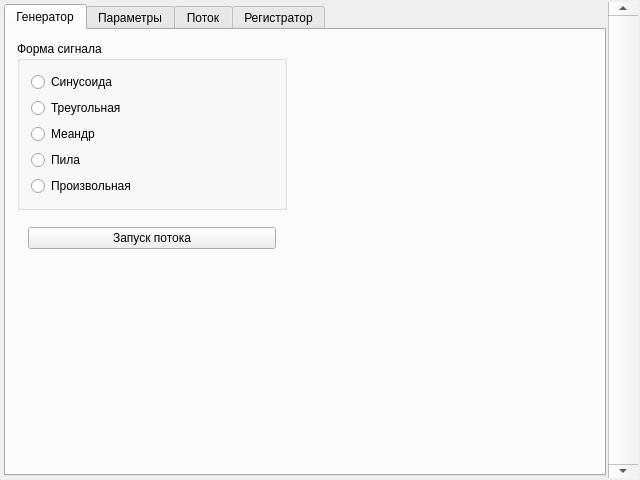
<?xml version="1.0" encoding="UTF-8"?>
<ui version="4.0">
 <class>MainWindow</class>
 <widget class="QMainWindow" name="MainWindow">
  <property name="geometry">
   <rect>
    <x>0</x>
    <y>0</y>
    <width>640</width>
    <height>480</height>
   </rect>
  </property>
  <property name="minimumSize">
   <size>
    <width>640</width>
    <height>480</height>
   </size>
  </property>
  <property name="maximumSize">
   <size>
    <width>640</width>
    <height>480</height>
   </size>
  </property>
  <property name="windowTitle">
   <string>IEC61850-9.2LE Software Generator</string>
  </property>
  <property name="styleSheet">
   <string notr="true">QScrollBar:vertical {min-width: 30px;}</string>
  </property>
  <widget class="QWidget" name="centralWidget">
   <layout class="QGridLayout" name="gridLayout_14">
    <property name="leftMargin">
     <number>2</number>
    </property>
    <property name="topMargin">
     <number>2</number>
    </property>
    <property name="rightMargin">
     <number>2</number>
    </property>
    <property name="bottomMargin">
     <number>2</number>
    </property>
    <item row="0" column="0">
     <widget class="QScrollArea" name="scrollArea">
      <property name="frameShape">
       <enum>QFrame::NoFrame</enum>
      </property>
      <property name="verticalScrollBarPolicy">
       <enum>Qt::ScrollBarAlwaysOn</enum>
      </property>
      <property name="widgetResizable">
       <bool>true</bool>
      </property>
      <widget class="QWidget" name="scrollAreaWidgetContents">
       <property name="geometry">
        <rect>
         <x>0</x>
         <y>0</y>
         <width>606</width>
         <height>476</height>
        </rect>
       </property>
       <layout class="QGridLayout" name="gridLayout_13">
        <property name="leftMargin">
         <number>2</number>
        </property>
        <property name="topMargin">
         <number>2</number>
        </property>
        <property name="rightMargin">
         <number>2</number>
        </property>
        <property name="bottomMargin">
         <number>2</number>
        </property>
        <item row="0" column="0">
         <widget class="QTabWidget" name="tabWidget">
          <property name="currentIndex">
           <number>0</number>
          </property>
          <property name="iconSize">
           <size>
            <width>32</width>
            <height>32</height>
           </size>
          </property>
          <widget class="QWidget" name="tabGenerator">
           <attribute name="icon">
            <iconset resource="GenSv.qrc">
             <normaloff>:/GenSv/Resources/movies.ico</normaloff>:/GenSv/Resources/movies.ico</iconset>
           </attribute>
           <attribute name="title">
            <string>Генератор</string>
           </attribute>
           <layout class="QGridLayout" name="gridLayout_9">
            <item row="0" column="0">
             <widget class="QGroupBox" name="groupShape">
              <property name="title">
               <string>Форма сигнала</string>
              </property>
              <property name="flat">
               <bool>true</bool>
              </property>
              <layout class="QGridLayout" name="gridLayout_2">
               <item row="0" column="0">
                <widget class="QRadioButton" name="signalShapeSin">
                 <property name="sizePolicy">
                  <sizepolicy hsizetype="Minimum" vsizetype="Minimum">
                   <horstretch>0</horstretch>
                   <verstretch>0</verstretch>
                  </sizepolicy>
                 </property>
                 <property name="text">
                  <string>Синусоида</string>
                 </property>
                 <property name="iconSize">
                  <size>
                   <width>16</width>
                   <height>16</height>
                  </size>
                 </property>
                </widget>
               </item>
               <item row="1" column="0">
                <widget class="QRadioButton" name="signalShapeTriangle">
                 <property name="text">
                  <string>Треугольная</string>
                 </property>
                </widget>
               </item>
               <item row="2" column="0">
                <widget class="QRadioButton" name="signalShapeMeander">
                 <property name="text">
                  <string>Меандр</string>
                 </property>
                </widget>
               </item>
               <item row="3" column="0">
                <widget class="QRadioButton" name="signalShapeSaw">
                 <property name="text">
                  <string>Пила</string>
                 </property>
                </widget>
               </item>
               <item row="4" column="0">
                <widget class="QRadioButton" name="signalShapeDefined">
                 <property name="text">
                  <string>Произвольная</string>
                 </property>
                </widget>
               </item>
              </layout>
             </widget>
            </item>
            <item row="1" column="0">
             <widget class="QFrame" name="frame_2">
              <property name="frameShape">
               <enum>QFrame::NoFrame</enum>
              </property>
              <property name="frameShadow">
               <enum>QFrame::Raised</enum>
              </property>
              <layout class="QGridLayout" name="gridLayout_5">
               <item row="0" column="0">
                <widget class="QPushButton" name="genStartStop">
                 <property name="text">
                  <string>Запуск потока</string>
                 </property>
                 <property name="iconSize">
                  <size>
                   <width>32</width>
                   <height>32</height>
                  </size>
                 </property>
                </widget>
               </item>
              </layout>
             </widget>
            </item>
            <item row="2" column="0">
             <spacer name="verticalSpacer_2">
              <property name="orientation">
               <enum>Qt::Vertical</enum>
              </property>
              <property name="sizeHint" stdset="0">
               <size>
                <width>20</width>
                <height>226</height>
               </size>
              </property>
             </spacer>
            </item>
            <item row="0" column="1" rowspan="3">
             <widget class="QFrame" name="frameShape">
              <property name="minimumSize">
               <size>
                <width>300</width>
                <height>0</height>
               </size>
              </property>
              <property name="maximumSize">
               <size>
                <width>300</width>
                <height>16000</height>
               </size>
              </property>
              <property name="styleSheet">
               <string notr="true"/>
              </property>
              <property name="frameShape">
               <enum>QFrame::NoFrame</enum>
              </property>
              <property name="frameShadow">
               <enum>QFrame::Raised</enum>
              </property>
             </widget>
            </item>
           </layout>
          </widget>
          <widget class="QWidget" name="tabParameters">
           <attribute name="icon">
            <iconset resource="GenSv.qrc">
             <normaloff>:/GenSv/Resources/pencil_ruler.ico</normaloff>:/GenSv/Resources/pencil_ruler.ico</iconset>
           </attribute>
           <attribute name="title">
            <string>Параметры</string>
           </attribute>
           <layout class="QGridLayout" name="gridLayout_3">
            <item row="2" column="1">
             <spacer name="verticalSpacer_6">
              <property name="orientation">
               <enum>Qt::Vertical</enum>
              </property>
              <property name="sizeHint" stdset="0">
               <size>
                <width>20</width>
                <height>40</height>
               </size>
              </property>
             </spacer>
            </item>
            <item row="1" column="0">
             <spacer name="horizontalSpacer">
              <property name="orientation">
               <enum>Qt::Horizontal</enum>
              </property>
              <property name="sizeHint" stdset="0">
               <size>
                <width>40</width>
                <height>20</height>
               </size>
              </property>
             </spacer>
            </item>
            <item row="1" column="1">
             <widget class="QPushButton" name="bnApply">
              <property name="text">
               <string>Применить параметры</string>
              </property>
              <property name="icon">
               <iconset resource="GenSv.qrc">
                <normaloff>:/GenSv/Resources/external.ico</normaloff>:/GenSv/Resources/external.ico</iconset>
              </property>
              <property name="iconSize">
               <size>
                <width>32</width>
                <height>32</height>
               </size>
              </property>
             </widget>
            </item>
            <item row="1" column="2">
             <spacer name="horizontalSpacer_4">
              <property name="orientation">
               <enum>Qt::Horizontal</enum>
              </property>
              <property name="sizeHint" stdset="0">
               <size>
                <width>40</width>
                <height>20</height>
               </size>
              </property>
             </spacer>
            </item>
            <item row="0" column="0" colspan="3">
             <widget class="QTabWidget" name="tabWidget_2">
              <property name="styleSheet">
               <string notr="true">QTabBar::tab {
min-height: 32px;
min-width: 100px;
}</string>
              </property>
              <property name="tabShape">
               <enum>QTabWidget::Rounded</enum>
              </property>
              <property name="currentIndex">
               <number>0</number>
              </property>
              <property name="iconSize">
               <size>
                <width>32</width>
                <height>32</height>
               </size>
              </property>
              <property name="elideMode">
               <enum>Qt::ElideNone</enum>
              </property>
              <property name="documentMode">
               <bool>true</bool>
              </property>
              <property name="tabsClosable">
               <bool>false</bool>
              </property>
              <property name="movable">
               <bool>false</bool>
              </property>
              <widget class="QWidget" name="tab">
               <attribute name="title">
                <string>Амплитуда</string>
               </attribute>
               <layout class="QGridLayout" name="gridLayout_19">
                <item row="0" column="0">
                 <widget class="QGroupBox" name="groupAmplitude">
                  <property name="title">
                   <string>Амплитудные значения</string>
                  </property>
                  <property name="flat">
                   <bool>true</bool>
                  </property>
                  <layout class="QGridLayout" name="gridLayout_15">
                   <item row="0" column="0">
                    <widget class="QGroupBox" name="groupBox">
                     <property name="title">
                      <string>Напряжения</string>
                     </property>
                     <layout class="QGridLayout" name="gridLayout_10">
                      <item row="0" column="0">
                       <widget class="QLabel" name="label_11">
                        <property name="text">
                         <string>U&lt;sub&gt;A&lt;/sub&gt;</string>
                        </property>
                       </widget>
                      </item>
                      <item row="0" column="1">
                       <widget class="QLineEdit" name="signalAmplitudeUa">
                        <property name="sizePolicy">
                         <sizepolicy hsizetype="Expanding" vsizetype="Minimum">
                          <horstretch>0</horstretch>
                          <verstretch>0</verstretch>
                         </sizepolicy>
                        </property>
                       </widget>
                      </item>
                      <item row="0" column="2">
                       <widget class="QLabel" name="label_21">
                        <property name="text">
                         <string>В  </string>
                        </property>
                       </widget>
                      </item>
                      <item row="1" column="0">
                       <widget class="QLabel" name="label_12">
                        <property name="text">
                         <string>U&lt;sub&gt;B&lt;/sub&gt;</string>
                        </property>
                       </widget>
                      </item>
                      <item row="1" column="1">
                       <widget class="QLineEdit" name="signalAmplitudeUb">
                        <property name="sizePolicy">
                         <sizepolicy hsizetype="Expanding" vsizetype="Minimum">
                          <horstretch>0</horstretch>
                          <verstretch>0</verstretch>
                         </sizepolicy>
                        </property>
                       </widget>
                      </item>
                      <item row="1" column="2">
                       <widget class="QLabel" name="label_20">
                        <property name="text">
                         <string>В</string>
                        </property>
                       </widget>
                      </item>
                      <item row="2" column="0">
                       <widget class="QLabel" name="label_13">
                        <property name="text">
                         <string>U&lt;sub&gt;C&lt;/sub&gt;</string>
                        </property>
                       </widget>
                      </item>
                      <item row="2" column="1">
                       <widget class="QLineEdit" name="signalAmplitudeUc">
                        <property name="sizePolicy">
                         <sizepolicy hsizetype="Expanding" vsizetype="Minimum">
                          <horstretch>0</horstretch>
                          <verstretch>0</verstretch>
                         </sizepolicy>
                        </property>
                       </widget>
                      </item>
                      <item row="2" column="2">
                       <widget class="QLabel" name="label_19">
                        <property name="text">
                         <string>В</string>
                        </property>
                       </widget>
                      </item>
                      <item row="3" column="0">
                       <widget class="QLabel" name="label_14">
                        <property name="text">
                         <string>U&lt;sub&gt;N&lt;/sub&gt;</string>
                        </property>
                       </widget>
                      </item>
                      <item row="3" column="1">
                       <widget class="QLineEdit" name="signalAmplitudeUn">
                        <property name="sizePolicy">
                         <sizepolicy hsizetype="Expanding" vsizetype="Minimum">
                          <horstretch>0</horstretch>
                          <verstretch>0</verstretch>
                         </sizepolicy>
                        </property>
                       </widget>
                      </item>
                      <item row="3" column="2">
                       <widget class="QLabel" name="label_18">
                        <property name="text">
                         <string>В</string>
                        </property>
                       </widget>
                      </item>
                     </layout>
                    </widget>
                   </item>
                   <item row="0" column="1">
                    <widget class="QGroupBox" name="groupBox_2">
                     <property name="title">
                      <string>Токи</string>
                     </property>
                     <layout class="QGridLayout" name="gridLayout_11">
                      <item row="0" column="0">
                       <widget class="QLabel" name="label_44">
                        <property name="text">
                         <string>I&lt;sub&gt;A&lt;/sub&gt;</string>
                        </property>
                       </widget>
                      </item>
                      <item row="0" column="1">
                       <widget class="QLineEdit" name="signalAmplitudeIa">
                        <property name="sizePolicy">
                         <sizepolicy hsizetype="Expanding" vsizetype="Minimum">
                          <horstretch>0</horstretch>
                          <verstretch>0</verstretch>
                         </sizepolicy>
                        </property>
                       </widget>
                      </item>
                      <item row="0" column="2">
                       <widget class="QLabel" name="label_22">
                        <property name="text">
                         <string>А</string>
                        </property>
                       </widget>
                      </item>
                      <item row="1" column="0">
                       <widget class="QLabel" name="label_43">
                        <property name="text">
                         <string>I&lt;sub&gt;B&lt;/sub&gt;</string>
                        </property>
                       </widget>
                      </item>
                      <item row="1" column="1">
                       <widget class="QLineEdit" name="signalAmplitudeIb">
                        <property name="sizePolicy">
                         <sizepolicy hsizetype="Expanding" vsizetype="Minimum">
                          <horstretch>0</horstretch>
                          <verstretch>0</verstretch>
                         </sizepolicy>
                        </property>
                       </widget>
                      </item>
                      <item row="1" column="2">
                       <widget class="QLabel" name="label_23">
                        <property name="text">
                         <string>А</string>
                        </property>
                       </widget>
                      </item>
                      <item row="2" column="0">
                       <widget class="QLabel" name="label_45">
                        <property name="text">
                         <string>I&lt;sub&gt;C&lt;/sub&gt;</string>
                        </property>
                       </widget>
                      </item>
                      <item row="2" column="1">
                       <widget class="QLineEdit" name="signalAmplitudeIc">
                        <property name="sizePolicy">
                         <sizepolicy hsizetype="Expanding" vsizetype="Minimum">
                          <horstretch>0</horstretch>
                          <verstretch>0</verstretch>
                         </sizepolicy>
                        </property>
                       </widget>
                      </item>
                      <item row="2" column="2">
                       <widget class="QLabel" name="label_24">
                        <property name="text">
                         <string>А</string>
                        </property>
                       </widget>
                      </item>
                      <item row="3" column="0">
                       <widget class="QLabel" name="label_15">
                        <property name="text">
                         <string>I&lt;sub&gt;N&lt;/sub&gt;</string>
                        </property>
                       </widget>
                      </item>
                      <item row="3" column="1">
                       <widget class="QLineEdit" name="signalAmplitudeIn">
                        <property name="sizePolicy">
                         <sizepolicy hsizetype="Expanding" vsizetype="Minimum">
                          <horstretch>0</horstretch>
                          <verstretch>0</verstretch>
                         </sizepolicy>
                        </property>
                       </widget>
                      </item>
                      <item row="3" column="2">
                       <widget class="QLabel" name="label_25">
                        <property name="text">
                         <string>А</string>
                        </property>
                       </widget>
                      </item>
                     </layout>
                    </widget>
                   </item>
                  </layout>
                 </widget>
                </item>
               </layout>
              </widget>
              <widget class="QWidget" name="tab_2">
               <attribute name="title">
                <string>Углы</string>
               </attribute>
               <layout class="QGridLayout" name="gridLayout_20">
                <item row="0" column="0">
                 <widget class="QGroupBox" name="groupAngles">
                  <property name="title">
                   <string>Углы</string>
                  </property>
                  <property name="flat">
                   <bool>true</bool>
                  </property>
                  <layout class="QGridLayout" name="gridLayout_17">
                   <item row="0" column="1">
                    <widget class="QGroupBox" name="groupBox_6">
                     <property name="title">
                      <string>Токи</string>
                     </property>
                     <layout class="QGridLayout" name="gridLayout_16">
                      <item row="0" column="0">
                       <widget class="QLabel" name="label_47">
                        <property name="text">
                         <string>&amp;ang;I&lt;sub&gt;A&lt;/sub&gt;</string>
                        </property>
                       </widget>
                      </item>
                      <item row="0" column="1">
                       <widget class="QLineEdit" name="signalPhaseIa">
                        <property name="sizePolicy">
                         <sizepolicy hsizetype="Expanding" vsizetype="Minimum">
                          <horstretch>0</horstretch>
                          <verstretch>0</verstretch>
                         </sizepolicy>
                        </property>
                        <property name="text">
                         <string>0.0</string>
                        </property>
                       </widget>
                      </item>
                      <item row="0" column="2">
                       <widget class="QLabel" name="label_42">
                        <property name="text">
                         <string>&lt;html&gt;&lt;head/&gt;&lt;body&gt;&amp;deg;&lt;/body&gt;&lt;/html&gt;</string>
                        </property>
                        <property name="alignment">
                         <set>Qt::AlignCenter</set>
                        </property>
                       </widget>
                      </item>
                      <item row="1" column="0">
                       <widget class="QLabel" name="label_51">
                        <property name="text">
                         <string>&amp;ang;I&lt;sub&gt;B&lt;/sub&gt;</string>
                        </property>
                       </widget>
                      </item>
                      <item row="1" column="1">
                       <widget class="QLineEdit" name="signalPhaseIb">
                        <property name="sizePolicy">
                         <sizepolicy hsizetype="Expanding" vsizetype="Minimum">
                          <horstretch>0</horstretch>
                          <verstretch>0</verstretch>
                         </sizepolicy>
                        </property>
                        <property name="text">
                         <string>120</string>
                        </property>
                       </widget>
                      </item>
                      <item row="1" column="2">
                       <widget class="QLabel" name="label_41">
                        <property name="text">
                         <string>&lt;html&gt;&lt;head/&gt;&lt;body&gt;&amp;deg;&lt;/body&gt;&lt;/html&gt;</string>
                        </property>
                        <property name="alignment">
                         <set>Qt::AlignCenter</set>
                        </property>
                       </widget>
                      </item>
                      <item row="2" column="0">
                       <widget class="QLabel" name="label_54">
                        <property name="text">
                         <string>&amp;ang;I&lt;sub&gt;C&lt;/sub&gt;</string>
                        </property>
                       </widget>
                      </item>
                      <item row="2" column="1">
                       <widget class="QLineEdit" name="signalPhaseIc">
                        <property name="sizePolicy">
                         <sizepolicy hsizetype="Expanding" vsizetype="Minimum">
                          <horstretch>0</horstretch>
                          <verstretch>0</verstretch>
                         </sizepolicy>
                        </property>
                        <property name="text">
                         <string>-120</string>
                        </property>
                       </widget>
                      </item>
                      <item row="2" column="2">
                       <widget class="QLabel" name="label_40">
                        <property name="text">
                         <string>&lt;html&gt;&lt;head/&gt;&lt;body&gt;&amp;deg;&lt;/body&gt;&lt;/html&gt;</string>
                        </property>
                        <property name="alignment">
                         <set>Qt::AlignCenter</set>
                        </property>
                       </widget>
                      </item>
                      <item row="3" column="0">
                       <widget class="QLabel" name="label_56">
                        <property name="text">
                         <string>&amp;ang;I&lt;sub&gt;N&lt;/sub&gt;</string>
                        </property>
                       </widget>
                      </item>
                      <item row="3" column="1">
                       <widget class="QLineEdit" name="signalPhaseIn">
                        <property name="sizePolicy">
                         <sizepolicy hsizetype="Expanding" vsizetype="Minimum">
                          <horstretch>0</horstretch>
                          <verstretch>0</verstretch>
                         </sizepolicy>
                        </property>
                        <property name="text">
                         <string>0.0</string>
                        </property>
                       </widget>
                      </item>
                      <item row="3" column="2">
                       <widget class="QLabel" name="label_39">
                        <property name="text">
                         <string>&lt;html&gt;&lt;head/&gt;&lt;body&gt;&amp;deg;&lt;/body&gt;&lt;/html&gt;</string>
                        </property>
                        <property name="alignment">
                         <set>Qt::AlignCenter</set>
                        </property>
                       </widget>
                      </item>
                     </layout>
                    </widget>
                   </item>
                   <item row="0" column="0">
                    <widget class="QGroupBox" name="groupBox_3">
                     <property name="title">
                      <string>Напряжения</string>
                     </property>
                     <layout class="QGridLayout" name="gridLayout">
                      <item row="0" column="0">
                       <widget class="QLabel" name="label_46">
                        <property name="text">
                         <string>&amp;ang;U&lt;sub&gt;A&lt;/sub&gt;</string>
                        </property>
                       </widget>
                      </item>
                      <item row="0" column="1">
                       <widget class="QLineEdit" name="signalPhaseUa">
                        <property name="sizePolicy">
                         <sizepolicy hsizetype="Expanding" vsizetype="Minimum">
                          <horstretch>0</horstretch>
                          <verstretch>0</verstretch>
                         </sizepolicy>
                        </property>
                        <property name="text">
                         <string>0.0</string>
                        </property>
                       </widget>
                      </item>
                      <item row="0" column="2">
                       <widget class="QLabel" name="label_35">
                        <property name="text">
                         <string>&lt;html&gt;&lt;head/&gt;&lt;body&gt;&amp;deg;&lt;/body&gt;&lt;/html&gt;</string>
                        </property>
                        <property name="alignment">
                         <set>Qt::AlignCenter</set>
                        </property>
                       </widget>
                      </item>
                      <item row="1" column="0">
                       <widget class="QLabel" name="label_48">
                        <property name="text">
                         <string>&amp;ang;U&lt;sub&gt;B&lt;/sub&gt;</string>
                        </property>
                       </widget>
                      </item>
                      <item row="1" column="1">
                       <widget class="QLineEdit" name="signalPhaseUb">
                        <property name="sizePolicy">
                         <sizepolicy hsizetype="Expanding" vsizetype="Minimum">
                          <horstretch>0</horstretch>
                          <verstretch>0</verstretch>
                         </sizepolicy>
                        </property>
                        <property name="text">
                         <string>120</string>
                        </property>
                       </widget>
                      </item>
                      <item row="1" column="2">
                       <widget class="QLabel" name="label_36">
                        <property name="text">
                         <string>&lt;html&gt;&lt;head/&gt;&lt;body&gt;&amp;deg;&lt;/body&gt;&lt;/html&gt;</string>
                        </property>
                        <property name="alignment">
                         <set>Qt::AlignCenter</set>
                        </property>
                       </widget>
                      </item>
                      <item row="2" column="0">
                       <widget class="QLabel" name="label_50">
                        <property name="text">
                         <string>&amp;ang;U&lt;sub&gt;C&lt;/sub&gt;</string>
                        </property>
                       </widget>
                      </item>
                      <item row="2" column="1">
                       <widget class="QLineEdit" name="signalPhaseUc">
                        <property name="sizePolicy">
                         <sizepolicy hsizetype="Expanding" vsizetype="Minimum">
                          <horstretch>0</horstretch>
                          <verstretch>0</verstretch>
                         </sizepolicy>
                        </property>
                        <property name="text">
                         <string>-120</string>
                        </property>
                       </widget>
                      </item>
                      <item row="2" column="2">
                       <widget class="QLabel" name="label_37">
                        <property name="text">
                         <string>&lt;html&gt;&lt;head/&gt;&lt;body&gt;&amp;deg;&lt;/body&gt;&lt;/html&gt;</string>
                        </property>
                        <property name="alignment">
                         <set>Qt::AlignCenter</set>
                        </property>
                       </widget>
                      </item>
                      <item row="3" column="0">
                       <widget class="QLabel" name="label_52">
                        <property name="text">
                         <string>&amp;ang;U&lt;sub&gt;N&lt;/sub&gt;</string>
                        </property>
                       </widget>
                      </item>
                      <item row="3" column="1">
                       <widget class="QLineEdit" name="signalPhaseUn">
                        <property name="sizePolicy">
                         <sizepolicy hsizetype="Expanding" vsizetype="Minimum">
                          <horstretch>0</horstretch>
                          <verstretch>0</verstretch>
                         </sizepolicy>
                        </property>
                        <property name="text">
                         <string>0.0</string>
                        </property>
                       </widget>
                      </item>
                      <item row="3" column="2">
                       <widget class="QLabel" name="label_38">
                        <property name="text">
                         <string>&lt;html&gt;&lt;head/&gt;&lt;body&gt;&amp;deg;&lt;/body&gt;&lt;/html&gt;</string>
                        </property>
                        <property name="alignment">
                         <set>Qt::AlignCenter</set>
                        </property>
                       </widget>
                      </item>
                     </layout>
                    </widget>
                   </item>
                  </layout>
                 </widget>
                </item>
               </layout>
              </widget>
              <widget class="QWidget" name="tab_3">
               <attribute name="title">
                <string>Частота</string>
               </attribute>
               <layout class="QGridLayout" name="gridLayout_21">
                <item row="0" column="0">
                 <widget class="QGroupBox" name="groupFreq">
                  <property name="title">
                   <string>Частота</string>
                  </property>
                  <property name="flat">
                   <bool>true</bool>
                  </property>
                  <layout class="QGridLayout" name="gridLayout_12">
                   <item row="0" column="1">
                    <widget class="QLineEdit" name="signalFrequency">
                     <property name="sizePolicy">
                      <sizepolicy hsizetype="Expanding" vsizetype="Minimum">
                       <horstretch>0</horstretch>
                       <verstretch>0</verstretch>
                      </sizepolicy>
                     </property>
                    </widget>
                   </item>
                   <item row="0" column="3">
                    <spacer name="horizontalSpacer_2">
                     <property name="orientation">
                      <enum>Qt::Horizontal</enum>
                     </property>
                     <property name="sizeHint" stdset="0">
                      <size>
                       <width>225</width>
                       <height>20</height>
                      </size>
                     </property>
                    </spacer>
                   </item>
                   <item row="0" column="0">
                    <widget class="QLabel" name="label_27">
                     <property name="text">
                      <string>f</string>
                     </property>
                    </widget>
                   </item>
                   <item row="0" column="2">
                    <widget class="QLabel" name="label_26">
                     <property name="text">
                      <string>Гц</string>
                     </property>
                    </widget>
                   </item>
                   <item row="1" column="1" colspan="3">
                    <spacer name="verticalSpacer_3">
                     <property name="orientation">
                      <enum>Qt::Vertical</enum>
                     </property>
                     <property name="sizeHint" stdset="0">
                      <size>
                       <width>20</width>
                       <height>40</height>
                      </size>
                     </property>
                    </spacer>
                   </item>
                  </layout>
                 </widget>
                </item>
               </layout>
              </widget>
             </widget>
            </item>
           </layout>
          </widget>
          <widget class="QWidget" name="tabSvSettings">
           <attribute name="icon">
            <iconset resource="GenSv.qrc">
             <normaloff>:/GenSv/Resources/gear_in.ico</normaloff>:/GenSv/Resources/gear_in.ico</iconset>
           </attribute>
           <attribute name="title">
            <string>Поток</string>
           </attribute>
           <layout class="QGridLayout" name="gridLayout_18">
            <item row="0" column="0">
             <widget class="QGroupBox" name="group61850">
              <property name="title">
               <string>Параметры потока IEC61850-9.2</string>
              </property>
              <property name="flat">
               <bool>true</bool>
              </property>
              <layout class="QGridLayout" name="gridLayout_6" rowstretch="0,0,0,0">
               <property name="topMargin">
                <number>9</number>
               </property>
               <property name="bottomMargin">
                <number>9</number>
               </property>
               <property name="verticalSpacing">
                <number>6</number>
               </property>
               <item row="0" column="0">
                <widget class="QLabel" name="label_4">
                 <property name="text">
                  <string>MAC-адрес приёмника</string>
                 </property>
                </widget>
               </item>
               <item row="0" column="1">
                <widget class="QLineEdit" name="destinationMac">
                 <property name="sizePolicy">
                  <sizepolicy hsizetype="Expanding" vsizetype="Minimum">
                   <horstretch>0</horstretch>
                   <verstretch>0</verstretch>
                  </sizepolicy>
                 </property>
                </widget>
               </item>
               <item row="1" column="1">
                <widget class="QLineEdit" name="genStreamId">
                 <property name="sizePolicy">
                  <sizepolicy hsizetype="Expanding" vsizetype="Minimum">
                   <horstretch>0</horstretch>
                   <verstretch>0</verstretch>
                  </sizepolicy>
                 </property>
                </widget>
               </item>
               <item row="1" column="0">
                <widget class="QLabel" name="label_5">
                 <property name="text">
                  <string>ID потока</string>
                 </property>
                </widget>
               </item>
               <item row="2" column="0">
                <widget class="QLabel" name="label_6">
                 <property name="text">
                  <string>Сетевой интерфейс</string>
                 </property>
                </widget>
               </item>
               <item row="2" column="1">
                <widget class="QComboBox" name="genMac">
                 <property name="sizePolicy">
                  <sizepolicy hsizetype="Preferred" vsizetype="Minimum">
                   <horstretch>0</horstretch>
                   <verstretch>0</verstretch>
                  </sizepolicy>
                 </property>
                </widget>
               </item>
               <item row="3" column="0" colspan="2">
                <widget class="QGroupBox" name="groupBox_4">
                 <property name="title">
                  <string>Частота дискретизации</string>
                 </property>
                 <property name="flat">
                  <bool>true</bool>
                 </property>
                 <layout class="QGridLayout" name="gridLayout_4" rowstretch="0">
                  <property name="topMargin">
                   <number>9</number>
                  </property>
                  <item row="0" column="5">
                   <spacer name="horizontalSpacer_5">
                    <property name="orientation">
                     <enum>Qt::Horizontal</enum>
                    </property>
                    <property name="sizeHint" stdset="0">
                     <size>
                      <width>40</width>
                      <height>20</height>
                     </size>
                    </property>
                   </spacer>
                  </item>
                  <item row="0" column="1">
                   <widget class="QRadioButton" name="discrete256">
                    <property name="text">
                     <string>256</string>
                    </property>
                   </widget>
                  </item>
                  <item row="0" column="3">
                   <widget class="QRadioButton" name="discrete1280">
                    <property name="text">
                     <string>1280</string>
                    </property>
                   </widget>
                  </item>
                  <item row="0" column="0">
                   <widget class="QRadioButton" name="discrete80">
                    <property name="text">
                     <string>80</string>
                    </property>
                   </widget>
                  </item>
                  <item row="0" column="2">
                   <widget class="QRadioButton" name="discrete640">
                    <property name="text">
                     <string>640</string>
                    </property>
                   </widget>
                  </item>
                  <item row="0" column="4">
                   <widget class="QLabel" name="label_2">
                    <property name="text">
                     <string>точек/период</string>
                    </property>
                    <property name="wordWrap">
                     <bool>false</bool>
                    </property>
                   </widget>
                  </item>
                 </layout>
                </widget>
               </item>
              </layout>
             </widget>
            </item>
            <item row="1" column="0">
             <spacer name="verticalSpacer">
              <property name="orientation">
               <enum>Qt::Vertical</enum>
              </property>
              <property name="sizeType">
               <enum>QSizePolicy::Expanding</enum>
              </property>
              <property name="sizeHint" stdset="0">
               <size>
                <width>20</width>
                <height>238</height>
               </size>
              </property>
             </spacer>
            </item>
           </layout>
          </widget>
          <widget class="QWidget" name="tabCapture">
           <attribute name="icon">
            <iconset resource="GenSv.qrc">
             <normaloff>:/GenSv/Resources/diagramm.ico</normaloff>:/GenSv/Resources/diagramm.ico</iconset>
           </attribute>
           <attribute name="title">
            <string>Регистратор</string>
           </attribute>
           <layout class="QGridLayout" name="gridLayout_8" rowstretch="0,0,1">
            <item row="1" column="0">
             <widget class="QPushButton" name="captureStartStop">
              <property name="text">
               <string>Старт</string>
              </property>
              <property name="iconSize">
               <size>
                <width>32</width>
                <height>32</height>
               </size>
              </property>
             </widget>
            </item>
            <item row="1" column="1">
             <spacer name="horizontalSpacer_3">
              <property name="orientation">
               <enum>Qt::Horizontal</enum>
              </property>
              <property name="sizeHint" stdset="0">
               <size>
                <width>40</width>
                <height>20</height>
               </size>
              </property>
             </spacer>
            </item>
            <item row="2" column="0" colspan="2">
             <widget class="QFrame" name="frameChart">
              <property name="sizePolicy">
               <sizepolicy hsizetype="Preferred" vsizetype="Preferred">
                <horstretch>0</horstretch>
                <verstretch>0</verstretch>
               </sizepolicy>
              </property>
              <property name="frameShape">
               <enum>QFrame::Box</enum>
              </property>
              <property name="frameShadow">
               <enum>QFrame::Plain</enum>
              </property>
             </widget>
            </item>
            <item row="0" column="0" colspan="2">
             <widget class="QGroupBox" name="groupCaptureParams">
              <property name="title">
               <string>Параметры входящего потока IEC61850-9.2</string>
              </property>
              <property name="flat">
               <bool>true</bool>
              </property>
              <layout class="QGridLayout" name="gridLayout_7">
               <item row="1" column="1">
                <widget class="QComboBox" name="captureMac"/>
               </item>
               <item row="0" column="0">
                <widget class="QLabel" name="label_9">
                 <property name="text">
                  <string>ID потока</string>
                 </property>
                </widget>
               </item>
               <item row="1" column="0">
                <widget class="QLabel" name="label_10">
                 <property name="text">
                  <string>Сетевой интерфейс</string>
                 </property>
                </widget>
               </item>
               <item row="0" column="1">
                <widget class="QLineEdit" name="captureStreamId"/>
               </item>
              </layout>
             </widget>
            </item>
           </layout>
          </widget>
         </widget>
        </item>
       </layout>
      </widget>
     </widget>
    </item>
   </layout>
  </widget>
 </widget>
 <layoutdefault spacing="6" margin="11"/>
 <tabstops>
  <tabstop>scrollArea</tabstop>
  <tabstop>tabWidget</tabstop>
  <tabstop>signalShapeSin</tabstop>
  <tabstop>signalShapeTriangle</tabstop>
  <tabstop>signalShapeMeander</tabstop>
  <tabstop>signalShapeSaw</tabstop>
  <tabstop>signalShapeDefined</tabstop>
  <tabstop>genStartStop</tabstop>
  <tabstop>tabWidget_2</tabstop>
  <tabstop>signalAmplitudeUa</tabstop>
  <tabstop>signalAmplitudeUb</tabstop>
  <tabstop>signalAmplitudeUc</tabstop>
  <tabstop>signalAmplitudeUn</tabstop>
  <tabstop>signalAmplitudeIa</tabstop>
  <tabstop>signalAmplitudeIb</tabstop>
  <tabstop>signalAmplitudeIc</tabstop>
  <tabstop>signalAmplitudeIn</tabstop>
  <tabstop>signalPhaseUa</tabstop>
  <tabstop>signalPhaseUb</tabstop>
  <tabstop>signalPhaseUc</tabstop>
  <tabstop>signalPhaseUn</tabstop>
  <tabstop>signalPhaseIa</tabstop>
  <tabstop>signalPhaseIb</tabstop>
  <tabstop>signalPhaseIc</tabstop>
  <tabstop>signalPhaseIn</tabstop>
  <tabstop>signalFrequency</tabstop>
  <tabstop>destinationMac</tabstop>
  <tabstop>genStreamId</tabstop>
  <tabstop>genMac</tabstop>
  <tabstop>discrete80</tabstop>
  <tabstop>discrete256</tabstop>
  <tabstop>discrete640</tabstop>
  <tabstop>discrete1280</tabstop>
  <tabstop>captureStreamId</tabstop>
  <tabstop>captureMac</tabstop>
  <tabstop>captureStartStop</tabstop>
 </tabstops>
 <resources>
  <include location="GenSv.qrc"/>
 </resources>
 <connections/>
</ui>
